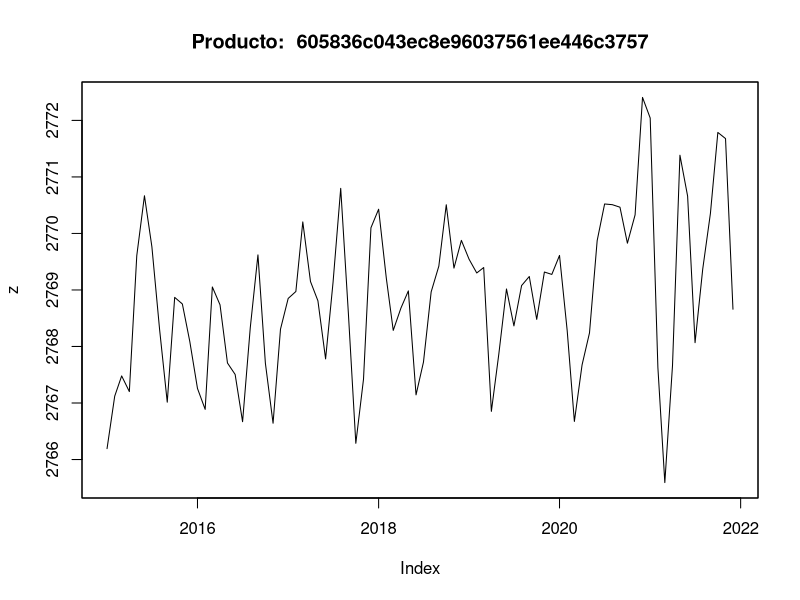
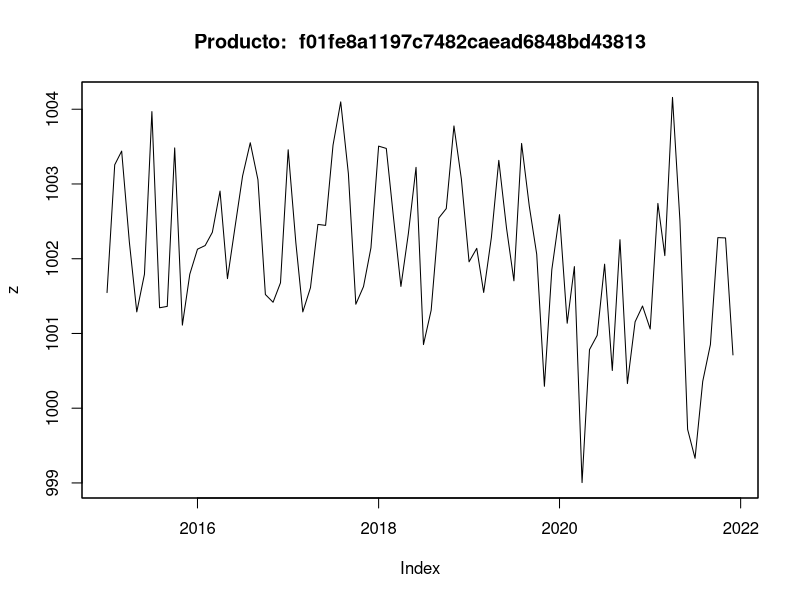
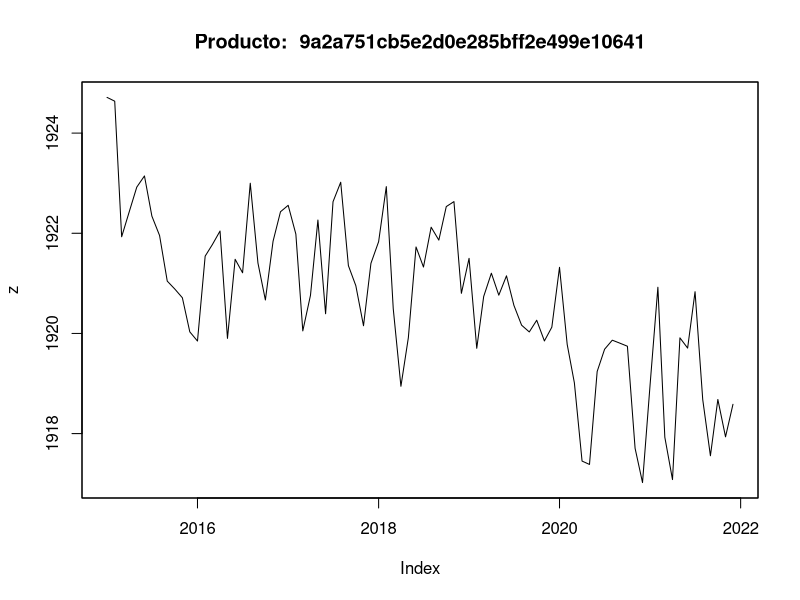
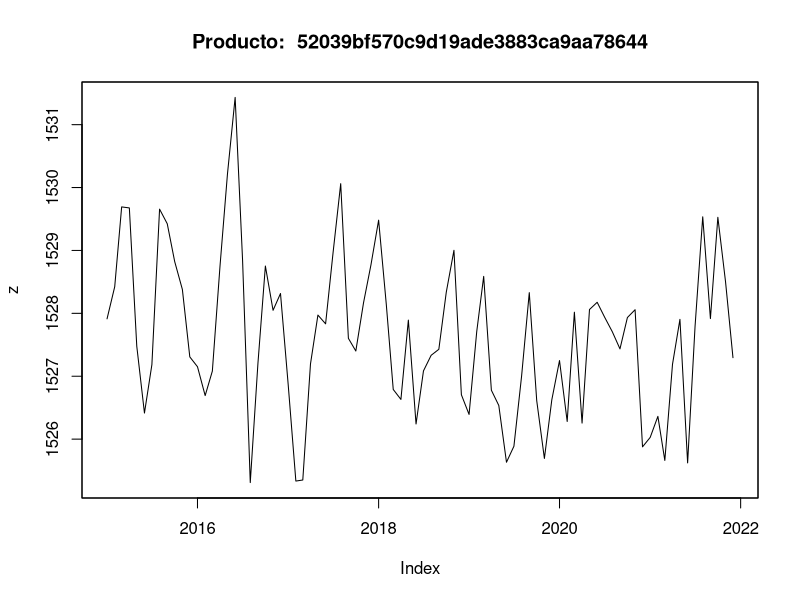
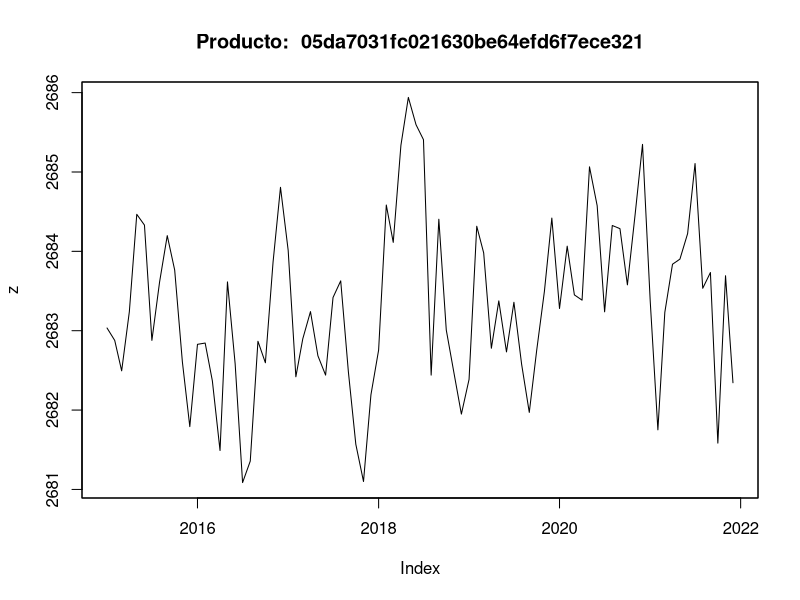
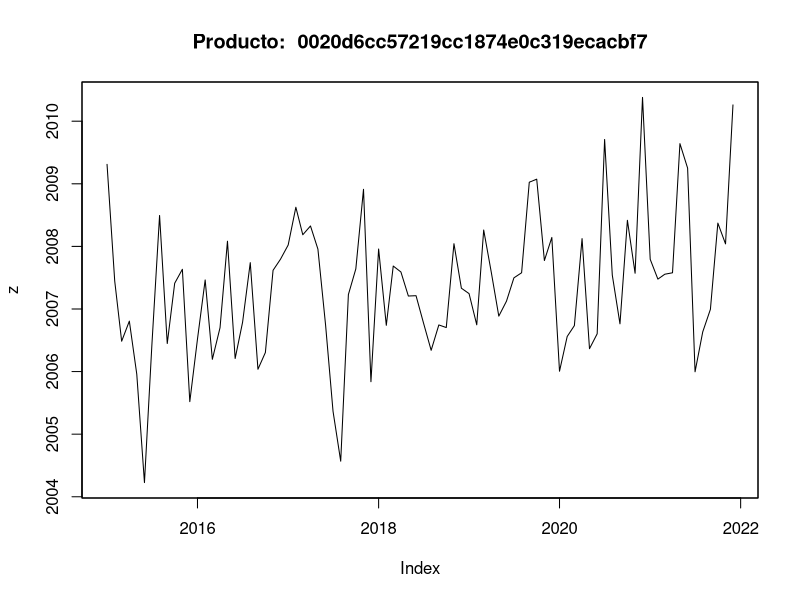
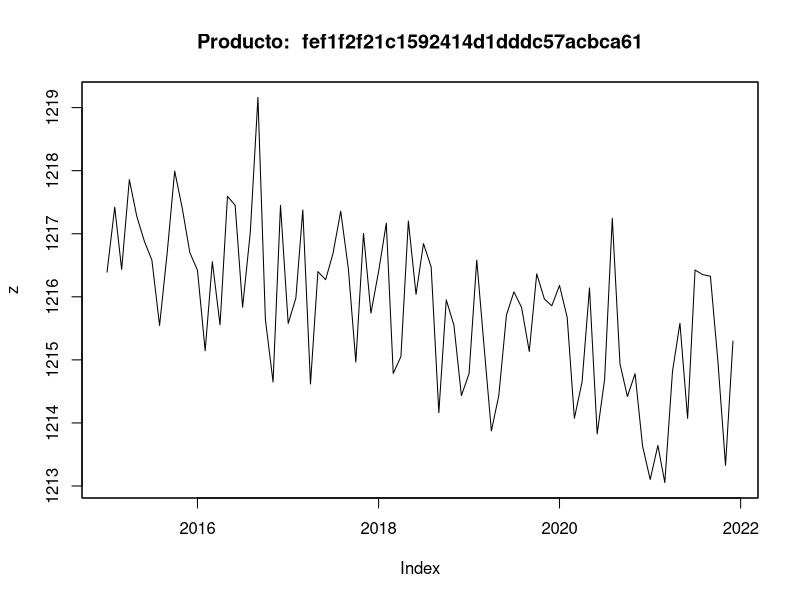
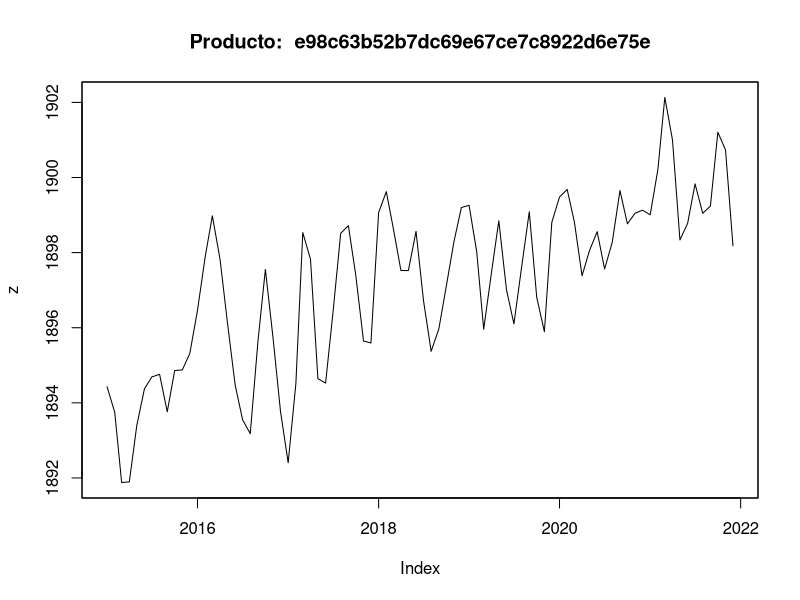

Here is the R script that generated these plots, in order:
## ---- chunk 1
knitr::opts_chunk$set(echo = TRUE)

library(tidyverse)
library(dplyr)
library(lubridate)
library(forecast)
library(kableExtra)
library(knitr)
library(lubridate)
library(tseries)
library(xts)
library(zoo)
library(ggplot2)

## ---- chunk 2

datos <- read.csv(file = "dataOut.csv")

datos %>% head(10) %>% kable()

datos %>% summary() %>% kable()


class(datos$timestamp)
class(datos$id_producto)
class(datos$produccion)



## ---- chunk 3

datos <- datos %>% mutate(
  timestamp = ymd(timestamp),
  produccion = as.numeric(produccion)
)

class(datos$timestamp)

datosproductos <- datos$id_producto %>% unique() %>% as.matrix()

for(i in c(1:nrow(datos %>% select(id_producto) %>% unique()))){
   print(paste0("-----------------------------------------------------------"))
   print(paste0("Producto ", datosproductos[i,1]))
   datosproducto <- datos %>% filter(id_producto == datosproductos[i,1]) 
   z <- read.zoo(datosproducto %>% select(timestamp, produccion), header = TRUE, format = "%Y-%m-%d")
   plot(z, main = paste("Producto: ",  datosproductos[i,1])) 
   
   auto.arima(z, trace = TRUE)
   
}

## ---- chunk 4



for(i in c(1:nrow(datos %>% select(id_producto) %>% unique()))){
   print(paste0("-------------------------MODELO----------------------------------"))
   print(paste0("Producto ", datosproductos[i,1]))
   datosproducto <- datos %>% filter(id_producto == datosproductos[i,1]) 
   z <- read.zoo(datosproducto %>% select(timestamp, produccion), header = TRUE, format = "%Y-%m-%d")
   miModelo <- arima(z, order = c(0,0,0) )
   miModelo %>% summary()
   
   miForest <- forecast(miModelo, h=480)
   miForest %>% kable()
   miForest$mean
  
   plot(miForest, main = paste("Producto forecast: ",  datosproductos[i,1])) 
}
